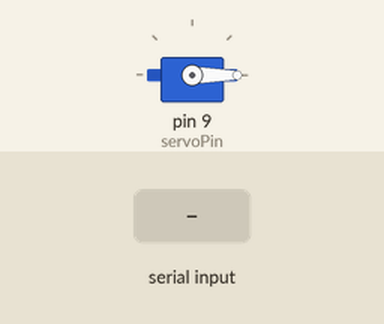
A sketch run on a simulated Arduino Uno, built with avr-gcc and run on an emulated ATmega328P. Shown: servo. The inputs (shaded band) are chosen by the test bench. What the sketch prints to the serial monitor is not drawn.

Above: at 1.2 s.
1.3 s: "COMPLETE\n" received over Serial
At 2.0 s:
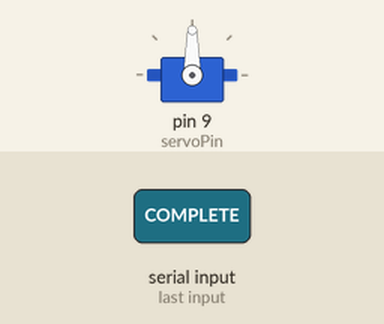
2.8 s: "1\n" received over Serial
At 4.1 s:
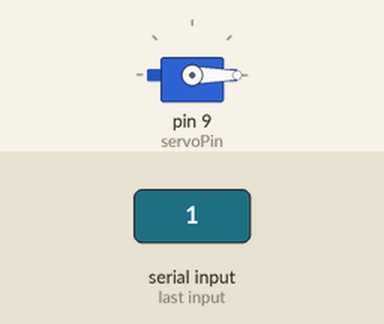
Timing chart, 0 to 5.8 s (numbered marks = the images above; inputs shaded):
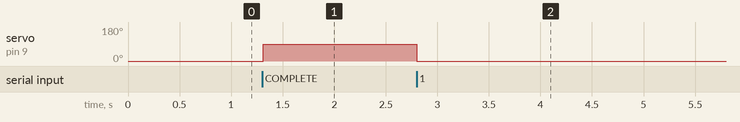

Measured:
- after the input at 1.3 s, servo on pin 9 (servoPin): 0° → 90° at once
- after the input at 2.8 s, servo on pin 9 (servoPin): 90° → 0° at once

The sketch:

controlgate.ino
```cpp
// KODE INI UNTUK KONEKSI VIA KABEL USB
// Arduino Uno R4 WiFi

#include <Servo.h>

Servo gateServo;
const int servoPin = 9;
const int openAngle = 90;
const int closeAngle = 0;

// Variabel untuk menyimpan perintah dari Python
String command;

void setup() {
  Serial.begin(9600);
  gateServo.attach(servoPin);
  gateServo.write(closeAngle);
  Serial.println("Arduino R4 (Mode USB) Siap. Menunggu perintah...");
}

void loop() {
  if (Serial.available() > 0) {
    command = Serial.readStringUntil('\n');
    command.trim();
    if (command == "COMPLETE") {
      gateServo.write(openAngle); // Buka gerbang
    }
    else {
      // Untuk perintah lainnya (NO_VEST, NO_HELMET, dll), tutup gerbang.
      gateServo.write(closeAngle);
    }
  }
}
```
